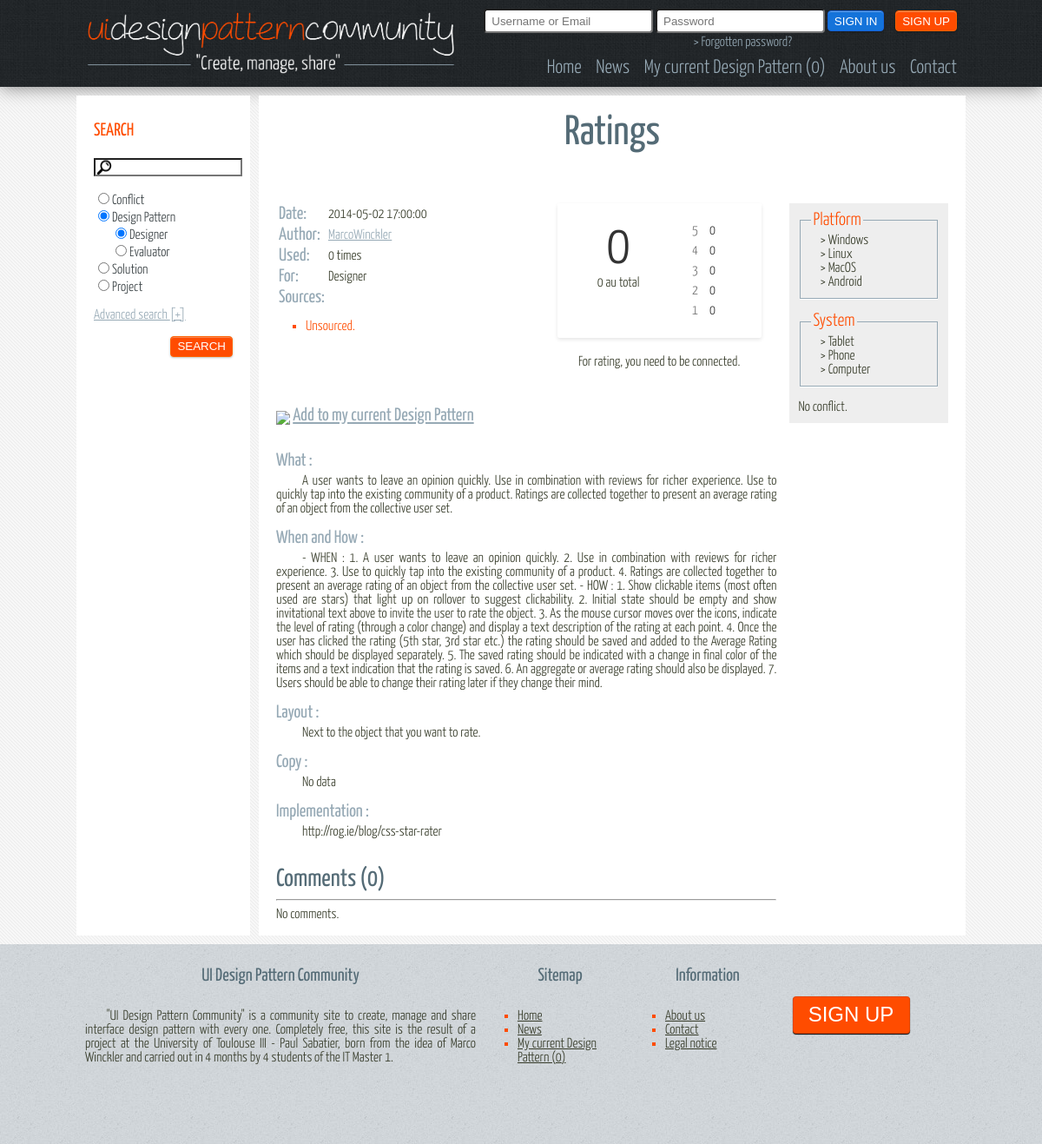
Screenshot of /view/details.php?type=DesignPattern&id=3 with the database file from the repository.
### tables this page shows
CREATE TABLE IF NOT EXISTS `DesignPattern` (
  `idDesignPattern` INT(11) NOT NULL AUTO_INCREMENT,
  `name` VARCHAR(150) NOT NULL,
  `what` TEXT NOT NULL,
  `whenAndHow` TEXT NULL DEFAULT NULL,
  `layout` TEXT NULL DEFAULT NULL,
  `copy` TEXT NULL DEFAULT NULL,
  `implementation` TEXT NULL DEFAULT NULL,
  `descriptionImage` TEXT NULL DEFAULT NULL,
  `nbUsage` INT(11) NULL DEFAULT NULL,
  `nbComments` INT(11) NULL DEFAULT NULL,
  `nbRates` INT(11) NULL DEFAULT NULL,
  `rate` DOUBLE NULL DEFAULT NULL,
  `date` DATETIME NULL DEFAULT NULL,
  `target` ENUM('Designer','Evaluator') NOT NULL,
  `login` VARCHAR(30) NOT NULL,
  PRIMARY KEY (`idDesignPattern`),
  INDEX `fk_DesignPattern_User1_idx` (`login` ASC),
  CONSTRAINT `fk_DesignPattern_User1`
    FOREIGN KEY (`login`)
    REFERENCES `User` (`login`)
    ON DELETE NO ACTION
    ON UPDATE NO ACTION);

CREATE TABLE IF NOT EXISTS `Platform` (
  `idPlatform` INT(11) NOT NULL AUTO_INCREMENT,
  `name` VARCHAR(30) NOT NULL,
  `description` VARCHAR(100) NULL DEFAULT NULL,
  `icon` VARCHAR(45) NOT NULL,
  `login` VARCHAR(30) NOT NULL,
  PRIMARY KEY (`idPlatform`),
  INDEX `fk_platform_login` (`login` ASC),
  CONSTRAINT `Platform_ibfk_1`
    FOREIGN KEY (`login`)
    REFERENCES `User` (`login`));

CREATE TABLE IF NOT EXISTS `System` (
  `idSystem` INT(11) NOT NULL AUTO_INCREMENT,
  `name` VARCHAR(30) NOT NULL,
  `description` VARCHAR(100) NULL DEFAULT NULL,
  `icon` VARCHAR(45) NOT NULL,
  `login` VARCHAR(30) NOT NULL,
  PRIMARY KEY (`idSystem`),
  INDEX `fk_system_login` (`login` ASC),
  CONSTRAINT `System_ibfk_1`
    FOREIGN KEY (`login`)
    REFERENCES `User` (`login`));

### model/implementation/Database.php (called while the page is built, shortened)
<?php
class Database {
    private static $bdd = NULL;
    private static function connect() {
        try{
            return new PDO('mysql:host=localhost;dbname=db_dpi', 'hl3_pack', 'hl3_pack');
        } catch (Exception $e) {
            die('Erreur : ' . $e->getMessage());
        }
    }
    public static function getConnection() {
        if (Database::$bdd == NULL) {
            Database::$bdd = Database::connect();
        }
        return Database::$bdd;
    }
    public static function getOneData($req) {
        $bdd = Database::getConnection();
        $reponse = $bdd->query($req);
        $donnees = $reponse->fetch();
        return $donnees;
    }
    public static function getAllData($req) {
        $bdd = Database::getConnection();
        $reponse = $bdd->query($req);
        return $reponse;
    }
}
?>

### model/implementation/designpattern/DesignPattern.php (called while the page is built, shortened)
<?php
require_once($_SERVER['DOCUMENT_ROOT']."/site/model/implementation/Database.php");
class DesignPattern extends AbstractBasicRateDB implements IDataBase, IComment, IRate
{
    private $nbUsage;
    private $target;
    public static function getDB($id) {
        $donnees = Database::getOneData('SELECT * FROM DesignPattern WHERE idDesignPattern = '.$id.'');
        if ($donnees != false) {
            $donnees['id'] = $id;
            $dp = new DesignPattern($donnees['idDesignPattern'], $donnees['name'], $donnees['login'],
                                    $donnees['date'], $donnees['what'], $donnees['nbUsage'],
                                    ETarget::getValueEnum($donnees['target'])
            );
            $dp->setWhenAndHow($donnees['whenAndHow']);
            $dp->setLayout($donnees['layout']);
            $dp->setCopy($donnees['copy']);
            $dp->setImplementation($donnees['implementation']);
            $dp->setDescriptionImage($donnees['descriptionImage']);
            $dp->getFromDB($donnees);
            return $dp;
        }
        return false;
    }
    public function getNbUsage() {
        return $this->nbUsage;
    }
    public function setNbUsage($_nbUsage) {
        $this->nbUsage = $_nbUsage;
    }
    public function getTarget() {
        return $this->target;
    }
    public function setTarget($_target) {
        $this->target = ETarget::getValueEnum($_target);
    }
}

### model/interfaces/EBasicEnum.php (called while the page is built, shortened)
<?php
abstract class EBasicEnum {
    private static $constCache = NULL;
    private static function getConstants() {
        if (self::$constCache === NULL) {
            $reflect = new ReflectionClass(get_called_class());
            self::$constCache = $reflect->getConstants();
        }
        return self::$constCache;
    }
    public static function getNameEnum($i) {
        $constants = self::getConstants();
        $keys = array_map('strtolower', array_keys($constants));
        return ucfirst($keys[$i]);
    }
    public static function getValueEnum($name, $strict = false) {
        $constants = self::getConstants();
        $keys = array_map('strtolower', array_keys($constants));
        return array_search(strtolower($name), $keys);
    }
}
?>

### model/abstract/AbstractBasicDB.php (called while the page is built, shortened)
<?php
abstract class AbstractBasicDB{
    private $name;
    public function getName() {
        return $this->name;
    }
    public function setName($_name) {
        $this->name = $_name;
    }
}

### model/abstract/AbstractBasicPostedDB.php (called while the page is built, shortened)
<?php
require_once($_SERVER['DOCUMENT_ROOT']."/site/model/abstract/AbstractBasicDB.php");
class AbstractBasicPostedDB extends AbstractBasicDB{
    private $login;
    private $date;
    public function getLogin() {
        return $this->login;
    }
    public function setLogin($_login) {
        $this->login = $_login;
    }
    public function getDate() {
        return $this->date;
    }
    public function setDate($_date) {
        $this->date = $_date;
    }
}

### controller/toolkit/Session.php (called while the page is built, shortened)
<?php
class Session {
    private $sessionState = self::SESSION_NOT_STARTED;
    private static $instance;
    public static function getInstance() {
        if (!isset(self::$instance)) {
            self::$instance = new self;
        }
        self::$instance->startSession();
        return self::$instance;
    }
    public function startSession() {
        if ($this->sessionState == self::SESSION_NOT_STARTED) {
            $this->sessionState = session_start();
        }
        return $this->sessionState;
    }
    public function __isset($name) {
        return isset($_SESSION[$name]);
    }
}
?>

### controller/toolkit/ToolKitDisplay.php (the view, shortened to what this page needs)
<?php
require_once($_SERVER['DOCUMENT_ROOT']."/site/model/implementation/Database.php");
require_once($_SERVER['DOCUMENT_ROOT']."/site/controller/toolkit/Session.php");
class ToolKitDisplay {
    public static function checkItem($item, $value) {
        if ($item == $value) {
            echo "checked";
        }
    }
    public static function addValue($value) {
        echo "value=\"".$value."\"";
    }
    public static function displayText($name, $data) {
        echo "<div id=\"textDisplay\">";
        echo "<h3>".$name."</h3>";
        echo "<div class=\"retrait\">";
        if ($data != "") {
            echo $data;
        } else {
            echo "No data";
        }
        echo "</div>";
        echo "</div><br/>";
    }
    public static function displayRate($id, $nbRates, $rate, $tableAsk, $session) {
        echo "<div id=\"details_rate\">";
        echo "<div class=\"rating-box\">";
        echo "<div class=\"score-container\"><span class=\"score\">".round($rate, 1)."</span><br>".$nbRates." au total</div>";
        echo "<div class=\"rating-histogram\">";
        $five = Database::getOneData("SELECT COUNT(*) as nb FROM Note".$tableAsk." WHERE id".$tableAsk." = ".$id." AND note = 5;")['nb'];
        $max = $five;
        if ($max == 0) {
            $max = 1;
        }
        ToolKitDisplay::displayRateBar($five, 5, ($five * 100) / $max, "five");
        echo "</div>";
        echo "</div>";
        if (isset($session->login)) {
            $alreadyRate = Database::getOneData("SELECT count(note) as nb, note FROM Note".$tableAsk." WHERE id".$tableAsk." = ".$id." AND login = \"".$session->login."\"");
            if ($alreadyRate['nb'] > 0) {
                echo"<center><h3>You already rate:</h3> <input id=\"rateNumber\" type=\"number\" min=\"0\" max=\"5\" size=\"1\" value=\"".$alreadyRate['note']."\"/>&nbsp;&nbsp;<a href=\"#\" onClick=\"return addRate('".$tableAsk."', ".$id.", '".$session->login."', $('#rateNumber'));\"><h3>Modify !</h3></a> "
                        ."or <a href=\"#\" onClick=\"return removeRate('".$tableAsk."', ".$id.", '".$session->login."', $('#rateNumber'));\"><h3>Remove !</h3></a></center>";
            } else {
                echo"<center><h3>Give a rate between 0 and 5:</h3> <input id=\"rateNumber\" type=\"number\" min=\"0\" max=\"5\" size=\"1\"/>&nbsp;&nbsp;<a href=\"#\" onClick=\"return addRate('".$tableAsk."', ".$id.", '".$session->login."', $('#rateNumber'));\"><h3>Rate !</h3></a></center>";
            }
        } else {
            echo "<center>For rating, you need to be connected.</center>";
        }
        echo "</div>";
    }
    public static function displayRateBar($nb, $rateSearch, $percent, $nameStyle) {
        echo "<div class=\"rating-bar-container ".$nameStyle."\">";
        echo "<span class=\"bar-label\">".$rateSearch."</span>";
        echo "<span class=\"bar-number\">".$nb."</span>";
        echo "</div>";
    }
    public static function displayCommentsLittles($id, $nbComments, $tableAsk, $session) {
        $reponse = Database::getAllData("SELECT * FROM Comment".$tableAsk." WHERE id".$tableAsk." = ".$id." ORDER BY DATE DESC LIMIT 0, 3");
        echo "<article id=\"commentsDetails\">";
        echo "<br/><h2 id=\"h2CommentsConflict\">Comments (".$nbComments.")</h2><hr/>";
        if ($reponse->rowCount() == 0) {
            echo 'No comments.<br/>';
        }
        echo "<br/></article>";
    }
    public static function cartLink($id, $selector, $destroyWhenRemove) {
        $session = Session::getInstance();
        $removeIt = "";
        if ($destroyWhenRemove) {
            $removeIt .= "true";
        } else {
            $removeIt .= "false";
        }
        if (isset($session->login)) {
            $data = Database::getOneData("SELECT idProject FROM Project WHERE login = \"".$session->login."\" AND current = 1;");
            $exist = DataBase::getOneData("SELECT COUNT(*) as nbExist FROM ProjectDesignPattern WHERE idProject = ".$data['idProject']." AND idDesignPattern = ".$id.";");
            if ($exist['nbExist'] > 0) {
                $fct = "<img src=\"/site/img/vrac/croix.png\" style=\"vertical-align:bottom;width:20px\"/> <a href=\"#\" onClick=\"return removeFromCart(".$id.", $(this), ".$removeIt.");\">Remove my current Design Pattern</a>";
                return $fct;
            }else {
                return "<img src=\"/site/img/vrac/add.png\" style=\"vertical-align:bottom;width:20px\"/> <a href=\"#\" onClick=\"return addToCart(".$id.", $(this), ".$removeIt.");\">Add to my current Design Pattern</a>";
            }
        }else {
            if (!isset($session->currentDP)) {
                return "<img src=\"/site/img/vrac/add.png\" style=\"vertical-align:bottom;width:20px\"/> <a href=\"#\" onClick=\"return addToCart(".$id.", $(this), ".$removeIt.");\">Add to my current Design Pattern</a>";
            }
        }
    }
}

### controller/toolkit/ToolkitDetails.php (shortened to what this page needs)
<?php
require_once($_SERVER['DOCUMENT_ROOT']."/site/model/implementation/Database.php");
require_once($_SERVER['DOCUMENT_ROOT']."/site/controller/toolkit/ToolkitDisplayDesignPattern.php");
require_once($_SERVER['DOCUMENT_ROOT']."/site/model/implementation/designpattern/DesignPattern.php");
class ToolkitDetails {
    public static function displayDetailsDesignPattern($id, $session) {
        $dp = DesignPattern::getDB($id);
        if ($dp != false) {
            echo "<h1>".$dp->getName()."</h1><br/>";
            echo "<div id=\"contentDP\">";
            echo "<div id=\"contenuHautDP\">";
            echo "<div id=\"contenuGaucheDP\">";
            echo "<table>";
            echo "<tr><td><h3>Date:</h3></td><td>".$dp->getDate()."</td></tr>";
            echo "<tr><td><h3>Author:</h3></td><td><a href=\"/site/view/user.php?user=".$dp->getLogin()."\">".$dp->getLogin()."</a></td></tr>";
            echo "<tr><td><h3>Used:</h3></td><td>".$dp->getNbUsage()." times</td></tr>";
            echo "<tr><td><h3>For:</h3></td><td>".ETarget::getNameEnum($dp->getTarget())."</td></tr>";
            echo "<tr><td><h3>Sources:</h3></td><td>";
            echo "</td></tr></table>";
            ToolkitDisplayDesignPattern::displaySources($id);
            echo "</div>";
            echo "<div id=\"contenuDroitDP\">";
            ToolkitDisplay::displayRate($id, $dp->getNbRates(), $dp->getRate(), "DesignPattern", $session);
            echo "</div>";
            echo "</div>";
            echo "<div id=\"addProposeDP\">";
            echo "<h3>".ToolkitDisplay::cartLink($id, "this", false)."</h3>";
            echo "</div><br/><br/>";
            echo "<article id=\"contenuCommentsDP\">";
            ToolKitDisplay::displayText("What : ", $dp->getWhat());
            ToolKitDisplay::displayText("Copy : ", $dp->getCopy());
            ToolkitDisplay::displayCommentsLittles($id, $dp->getNbComments(), "DesignPattern", $session);
            echo "</article>";
            echo "</div>";
            echo "<aside id=\"asideCategorieConflictDP\">";
            ToolkitDisplayDesignPattern::displayCriteria($id);
            echo "<article>";
            $data = Database::getOneData("SELECT COUNT(*) as nb FROM ConflictDesignPattern WHERE idDesignPattern=".$id.";");
            if ($data['nb'] != 0) {
                echo "<a href=\"\"><h2>Conflicts (".$data['nb']."):</h2></a>";
                $reponse = Database::getAllData("SELECT c.idConflict, c.name, c.date, c.login FROM Conflict c, ConflictDesignPattern cdp WHERE cdp.idDesignPattern = ".$id." AND c.idConflict = cdp.idConflict ;");
                foreach ($reponse as $row) {
                    echo "<fieldset style=\"border: 1px solid #96A9B5;box-shadow: 0 1px 0 #FFFFFF;\"><h3><a href=\"details.php?type=Conflict&id=".$row['idConflict']."\">".$row['name']."</a></h3>";
                    echo "Signaled ".$row['date']." by <a href=\"\">".$row['login']."</a><br/>";
                    $data = Database::getOneData("SELECT COUNT(*) as nb FROM Solution WHERE idconflict = ".$row['idConflict']);
                    $dataCom = Database::getOneData("SELECT COUNT(*) as nb FROM CommentConflict WHERE idConflict = ".$row['idConflict']);
                    echo "<a href=\"\">".$data['nb']." solutions</a> | <a href=\"\">".$dataCom['nb']." coms</a><br/>";
                    echo "</fieldset>";
                }
            } else {
                echo "No conflict.";
            }
            echo "</article>";
            echo "</aside>";
        } else {
            echo "Error 404 !!";
        }
    }
}
?>

### controller/toolkit/ToolkitDisplayDesignPattern.php (shortened to what this page needs)
<?php
require_once($_SERVER['DOCUMENT_ROOT']."/site/model/implementation/Database.php");
class ToolkitDisplayDesignPattern {
    public static function displaySources($id) {
        $reponse = Database::getAllData("SELECT link FROM Source WHERE idDesignPattern = ".$id.";");
        if ($reponse->rowCount() != 0) {
            echo '<ul>';
            foreach ($reponse as $row) {
                echo "<li><a href=\"".$row['link']."\" target='_blank'>".$row['link']."</a></li>";
            }
            echo '</ul>';
        } else {
            echo "<ul><li>Unsourced.</li></ul>";
        }
    }
    public static function displayCriteria($id) {
        echo "<article>";
        ToolkitDisplayDesignPattern::displayOneCriterion($id, "Platform");
        ToolkitDisplayDesignPattern::displayOneCriterion($id, "System");
        echo "</article>";
    }
    public static function displayOneCriterion($id, $name) {
        $reponse = Database::getAllData("SELECT n.name FROM ".$name."DesignPattern nDP, ".$name." n WHERE nDP.id".$name." = n.id".$name." AND idDesignPattern = ".$id.";");
        if ($reponse->rowCount() != 0) {
            echo "<fieldset style=\"border: 1px solid #96A9B5;box-shadow: 0 1px 0 #FFFFFF;\"><legend style=\"font-size: 1.3em;color:#FF4C00;\">".$name."</legend>";
            foreach ($reponse as $row) {
                echo "<font style=\"padding-left:10px\">> ".$row['name']."</font><br/>";
            }
            echo "</fieldset><br/>";
        }
    }
}

### rows the page displays
designpattern: name "Ratings", date "2014-05-02 17:00:00", login "MarcoWinckler", nbUsage "0", nbRates "0", what "A user wants to leave an opinion quickly. Use in combination with reviews for richer experience. Use to quickly tap into the existing community of a product. Ratings are collected together to present an average rating of an object from the collective user set. - WHEN : 1. A user wants to leave an opinion quickly. 2. Use in combination with reviews for richer experience. 3. Use to quickly tap into the existing community of a product. 4. Ratings are collected together to present an average rating of an object from the collective user set. - HOW : 1. Show clickable items (most often used are stars) that light up on rollover to suggest clickability. 2. Initial state should be empty and show…", nbComments "0"
platform: name "Windows"
platform: name "Linux"
platform: name "MacOS"
platform: name "Android"
system: name "Tablet"
system: name "Phone"
system: name "Computer"

### other values shown
$nb "0 0"
ETarget::getNameEnum($dp->getTarget()) "Designer"
$rateSearch "5 4 3 2 1"
$nb "0 0 0 0 0"
$name "What : When and How : Layout : Copy : Implementation :"
$name "Platform System"
